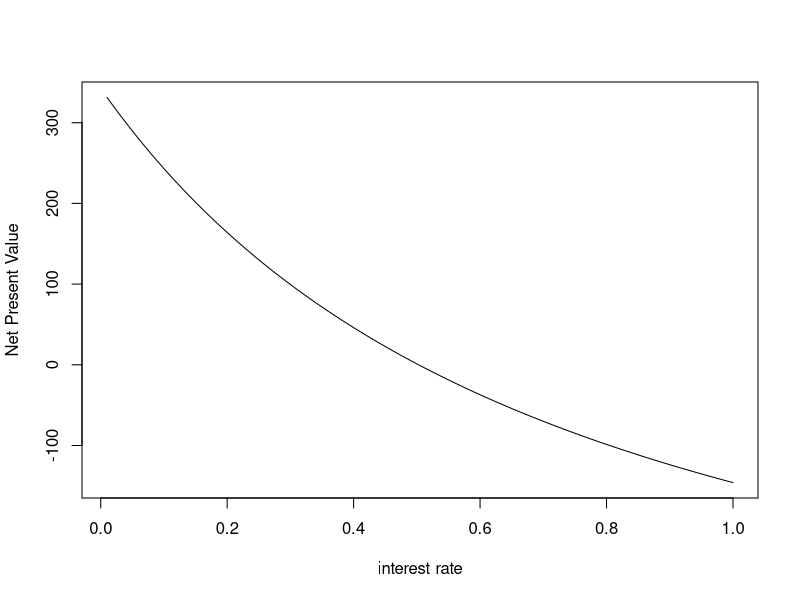

Write R code to recreate this figure.
## ---- chunk 1
knitr::opts_chunk$set(echo = TRUE)
## ---- chunk 2
x <- c(55:58)
x
## ---- chunk 3
qx_d <- c(0.001046,0.001199,0.001375,NA)
l_x<-c()
l_x[1]=100000
for (j in 2:4) {
  l_x[j]=l_x[j-1]*(1-qx_d[j-1])
}
junk<-cbind(x,qx_d,l_x)
colnames(junk)<-c("age","qx_d","l_x")
junk
## ---- chunk 4
Premium<-40250
Premium
## ---- chunk 5
annuity<-15000
annuity_paid<-c(15000,15000*(1+0.0192308),15000*(1+0.0192308)^2)
init_expense<-40250*0.015+100
maint_expense<-c(10,10*(1+0.05),10*(1+0.05)^2)
E.maint_expense<-c()
Exp.annuity<-c()
for (j in 1:3) {
  E.maint_expense[j]<-maint_expense[j]*(l_x[j+1]/l_x[1])
  
  Exp.annuity[j]<-annuity_paid[j]*(l_x[j+1]/l_x[1])
}
E.maint_expense
Exp.annuity
## ---- chunk 6
A57t2<-0.924607
A56t3<-0.889132
i_vb<-0.04
pol_val<-c()
Exppol_val<-c()
v<-(1+i_vb)^(-1)
d<-1-(1+i_vb)^(-1)
a_1<-(v-A56t3)/d
a_2<-(v-A57t2)/d
pol_val[1]<-annuity*a_1
pol_val[2]<-annuity_paid[2]*a_2
pol_val[3]<-0
for (j in 1:3) {
  Exppol_val[j]<-pol_val[j]*l_x[j+1]/l_x[1]
  
}

pol_val
Exppol_val
## ---- chunk 7
i<-0.08
Exp_Int<-c()
Exp_Int[1]<-(Premium-init_expense[1])*i
for (j in 2:3) {
  Exp_Int[j]<-Exppol_val[j-1]*i
}

Exp_Int
## ---- chunk 8
Pro.sig<-c()
Pro.sig[1]<-Premium-init_expense+Exp_Int[1]-Exppol_val[1]-E.maint_expense[1]-Exp.annuity[1]
for (j in 2:3) {
  Pro.sig[j]<-Exp_Int[j]-Exppol_val[j]+Exppol_val[j-1]-E.maint_expense[j]-Exp.annuity[j]
}
 Pro.sig
## ---- chunk 9
disc.fact<-c()
risk_disc<-0.12
for (j in 1:3) {
  disc.fact[j]<-(1+risk_disc)^(-(j-1))
                    
}
Exp.profit<-sum(Pro.sig*disc.fact)
Exp.profit
## ---- chunk 10
Pro_margin<-Exp.profit/40250
Pro_margin
## ---- chunk 11
f<-function(i){
for (j in 1:3) {
  disc.fact[j]<-(1+i)^(-(j-1))
                    
}
  sum(Pro.sig*disc.fact)
}
i<-seq(0.01,1,0.01)
npv<-c()

for (j in 1:length(i)) {
  a<-i[j]
  npv[j]<-f(a)
}
plot(i,npv,type="l",xlab="interest rate",ylab="Net Present Value")
## ---- chunk 12
acd<-uniroot(f,c(0.2,0.8))
acd$root
